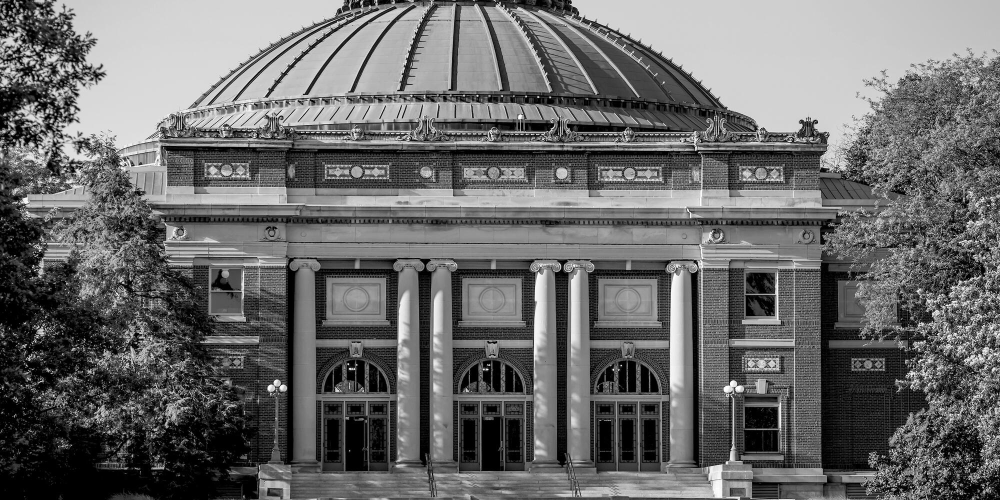
#> input picture Image Denoising/img.jpg, 2000 x 1000 px (shown at 1/2 size)
$ python SVDdenoise.py
#> lines starting #> are read from the running program, lines starting #| are printed output that depends on the picture
import numpy as np
import random
import cv2
import matplotlib.pyplot as plt


def noise(image,prob):

    output = np.zeros(image.shape,np.uint8)
    thres = 1 - prob
    for i in range(image.shape[0]):
        for j in range(image.shape[1]):
            rdn = random.random()
            if rdn < prob:
                output[i][j] = 0
            elif rdn > thres:
                output[i][j] = 255
            else:
                output[i][j] = image[i][j]
    return output

img_bw = cv2.imread('img.jpg',0)
#> img_bw is the input picture: shape (1000, 2000); min 0, max 255, mean 106.1
print('Original Matrix Shape:',img_bw.shape)
#| Original Matrix Shape: (1000, 2000)
print('Original Matrix Size:',img_bw.size)
#| Original Matrix Size: 2000000
M = img_bw.shape[0]
#> M = 1000
N = img_bw.shape[1]
#> N = 2000
img_matrix=np.matrix(img_bw)
print(img_matrix)
#> (printed output is left out)

noise_img = noise(img_bw,0.05)
#> after the loop in noise, `for i in range(image.shape[0]):`:
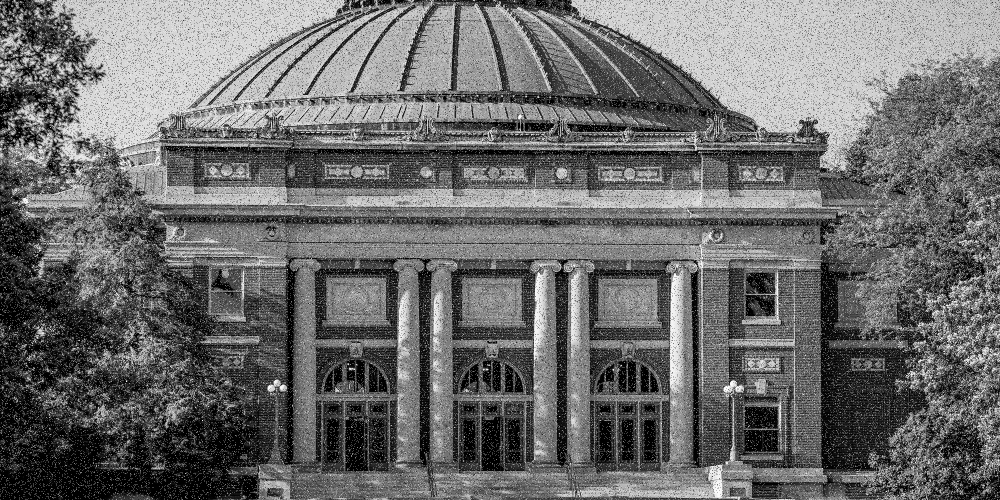
#> output: shape (1000, 2000) (shown at 1/2 size); min 0, max 255, mean 108.3
cv2.imwrite('noise.jpg', noise_img)
img_noise = cv2.imread('noise.jpg',0)
#> img_noise: shape (1000, 2000); min 0, max 255, mean 108.3
print('Noise Matrix Shape:',img_noise.shape)
#| Noise Matrix Shape: (1000, 2000)
print('Noise Matrix Size:',img_noise.size)
#| Noise Matrix Size: 2000000
R = img_noise.shape[0]
#> R = 1000
D = img_noise.shape[1]
#> D = 2000
noise_matrix=np.matrix(img_noise)
print(noise_matrix)
#> (printed output is left out)


U, sigma, V = np.linalg.svd(noise_matrix)
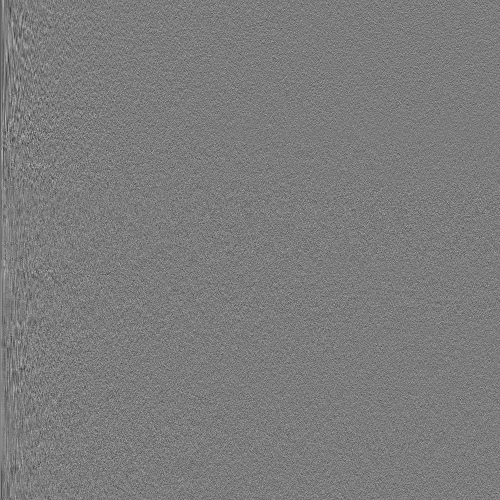
#> U: shape (1000, 1000) float64 (shown at 1/2 size); min -0.153, max 0.161, mean -1.62e-05; drawn with min black and max white
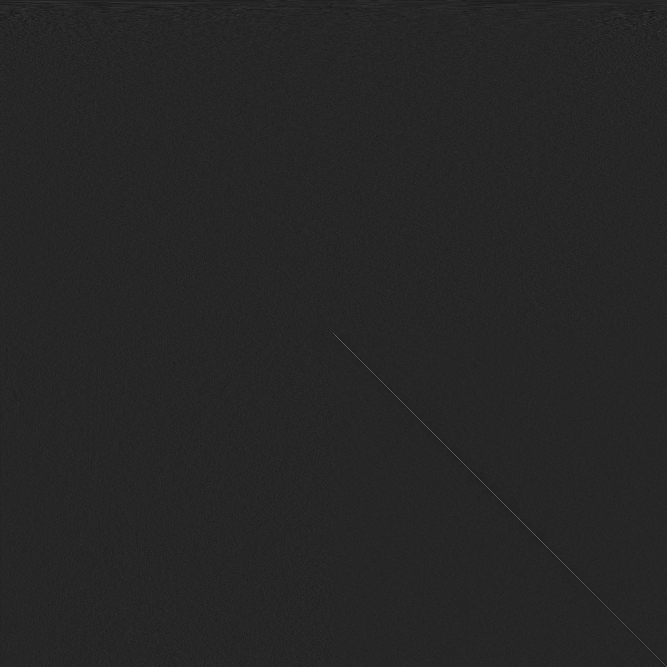
#> V: shape (2000, 2000) float64 (shown at 1/3 size); min -0.113, max 0.634, mean -1.11e-05; drawn with min black and max white
#> sigma = 1000 values, max 162697.4 at index 0, min 667.3 at index 999, mean 2575.1
n=range(10,400)
for k in (50,100,200,300,400):
    z= np.matrix(U[:, :k]) * np.diag(sigma[:k]) * np.matrix(V[:k, :])
    plt.imshow(z, cmap = 'gray')
    title = " Image after =  %s" %k
    plt.title(title)
    plt.show()
#> this loop made 5 passes
#> pass 1, `z= np.matrix(U[:, :k]) * np.diag(sigma[:k]) * np.matrix(V[:k, :])`:
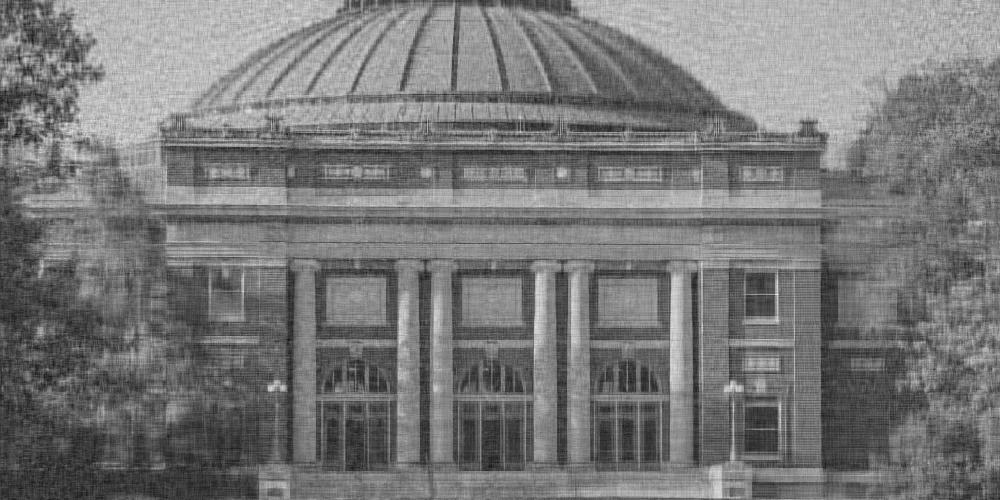
#> z: shape (1000, 2000) float64 (shown at 1/2 size); min -69.48, max 307.6, mean 108.3; drawn with min black and max white
#> pass 3, `z= np.matrix(U[:, :k]) * np.diag(sigma[:k]) * np.matrix(V[:k, :])`:
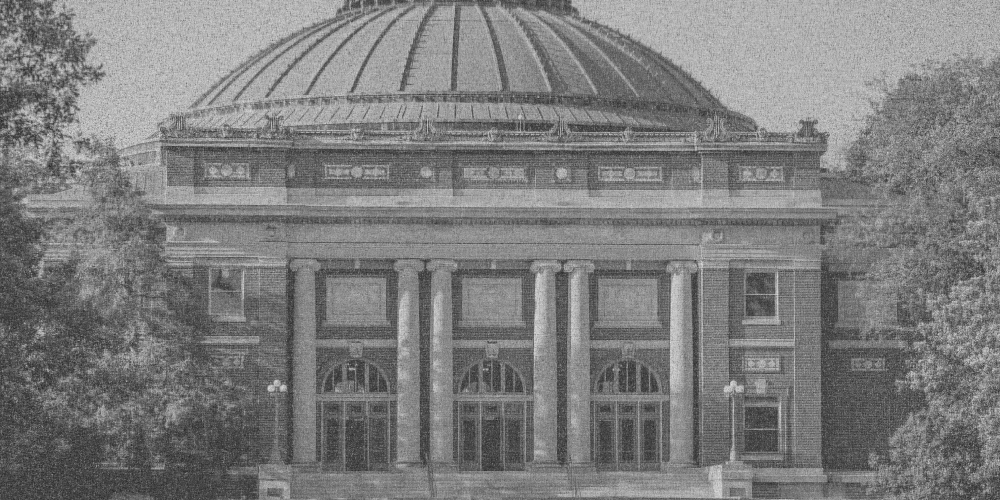
#> z: shape (1000, 2000) float64 (shown at 1/2 size); min -115.3, max 339, mean 108.3; drawn with min black and max white

p=[]
for k in n:
    z = np.matrix(U[:, :k]) * np.diag(sigma[:k]) * np.matrix(V[:k, :])
    p.append(np.linalg.norm(img_matrix - z))
#> this loop made 390 passes
#> pass 1, `z = np.matrix(U[:, :k]) * np.diag(sigma[:k]) * np.matrix(V[:k, :])`:
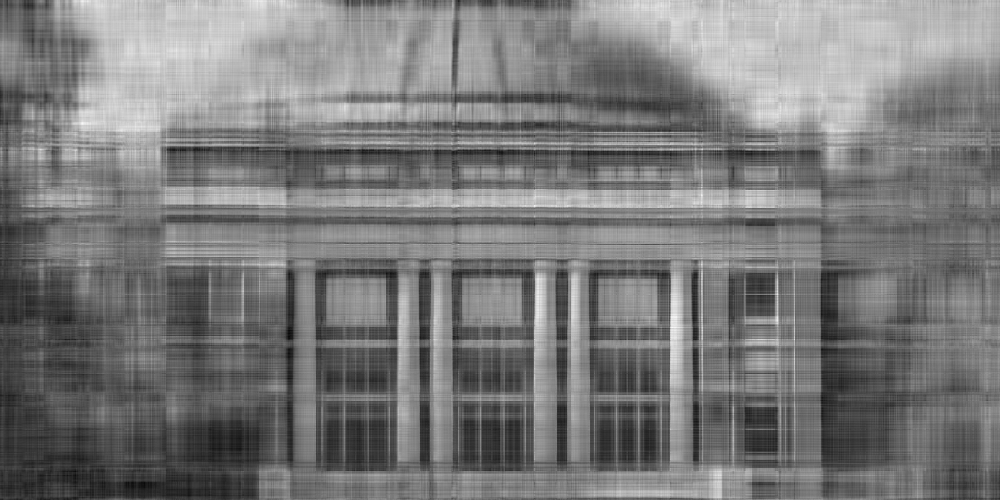
#> z: shape (1000, 2000) float64 (shown at 1/2 size); min -42.81, max 273.9, mean 108.3; drawn with min black and max white
#> after the loop, p = 390 values, max 57079.4 at index 389, min 45205.7 at index 68, mean 50535.1

plt.scatter(n,p, color ="hotpink")
plt.show()
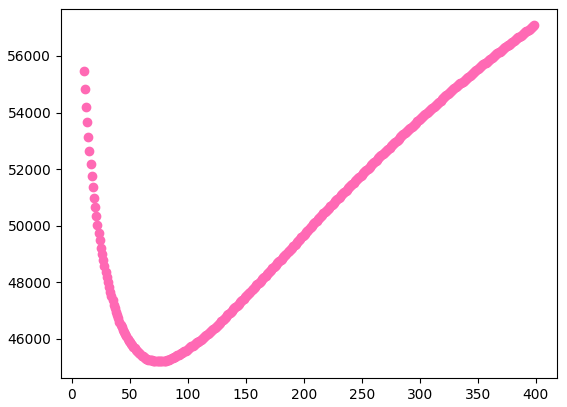
#> figure drawn by matplotlib, 1 panel

# [6 lines of commented-out code are left out]
